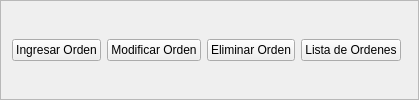
         <widget class="QFrame" name="frame_97">
          <property name="sizePolicy">
           <sizepolicy hsizetype="Preferred" vsizetype="Preferred">
            <horstretch>0</horstretch>
            <verstretch>4</verstretch>
           </sizepolicy>
          </property>
          <property name="frameShape">
           <enum>QFrame::Shape::StyledPanel</enum>
          </property>
          <property name="frameShadow">
           <enum>QFrame::Shadow::Raised</enum>
          </property>
          <layout class="QHBoxLayout" name="horizontalLayout_20">
           <item>
            <widget class="QPushButton" name="btnComIng">
             <property name="sizePolicy">
              <sizepolicy hsizetype="Minimum" vsizetype="Fixed">
               <horstretch>1</horstretch>
               <verstretch>1</verstretch>
              </sizepolicy>
             </property>
             <property name="text">
              <string>Ingresar Orden</string>
             </property>
            </widget>
           </item>
           <item>
            <widget class="QPushButton" name="btnComMod">
             <property name="sizePolicy">
              <sizepolicy hsizetype="Minimum" vsizetype="Fixed">
               <horstretch>1</horstretch>
               <verstretch>1</verstretch>
              </sizepolicy>
             </property>
             <property name="text">
              <string>Modificar Orden</string>
             </property>
            </widget>
           </item>
           <item>
            <widget class="QPushButton" name="btnComElim">
             <property name="sizePolicy">
              <sizepolicy hsizetype="Minimum" vsizetype="Fixed">
               <horstretch>1</horstretch>
               <verstretch>1</verstretch>
              </sizepolicy>
             </property>
             <property name="text">
              <string>Eliminar Orden</string>
             </property>
            </widget>
           </item>
           <item>
            <widget class="QPushButton" name="btnComLis">
             <property name="sizePolicy">
              <sizepolicy hsizetype="Minimum" vsizetype="Fixed">
               <horstretch>1</horstretch>
               <verstretch>1</verstretch>
              </sizepolicy>
             </property>
             <property name="text">
              <string>Lista de Ordenes</string>
             </property>
            </widget>
           </item>
           <item>
            <widget class="QFrame" name="frame_98">
             <property name="sizePolicy">
              <sizepolicy hsizetype="Preferred" vsizetype="Preferred">
               <horstretch>10</horstretch>
               <verstretch>1</verstretch>
              </sizepolicy>
             </property>
             <property name="frameShape">
              <enum>QFrame::Shape::NoFrame</enum>
             </property>
             <property name="frameShadow">
              <enum>QFrame::Shadow::Raised</enum>
             </property>
            </widget>
           </item>
          </layout>
         </widget>
